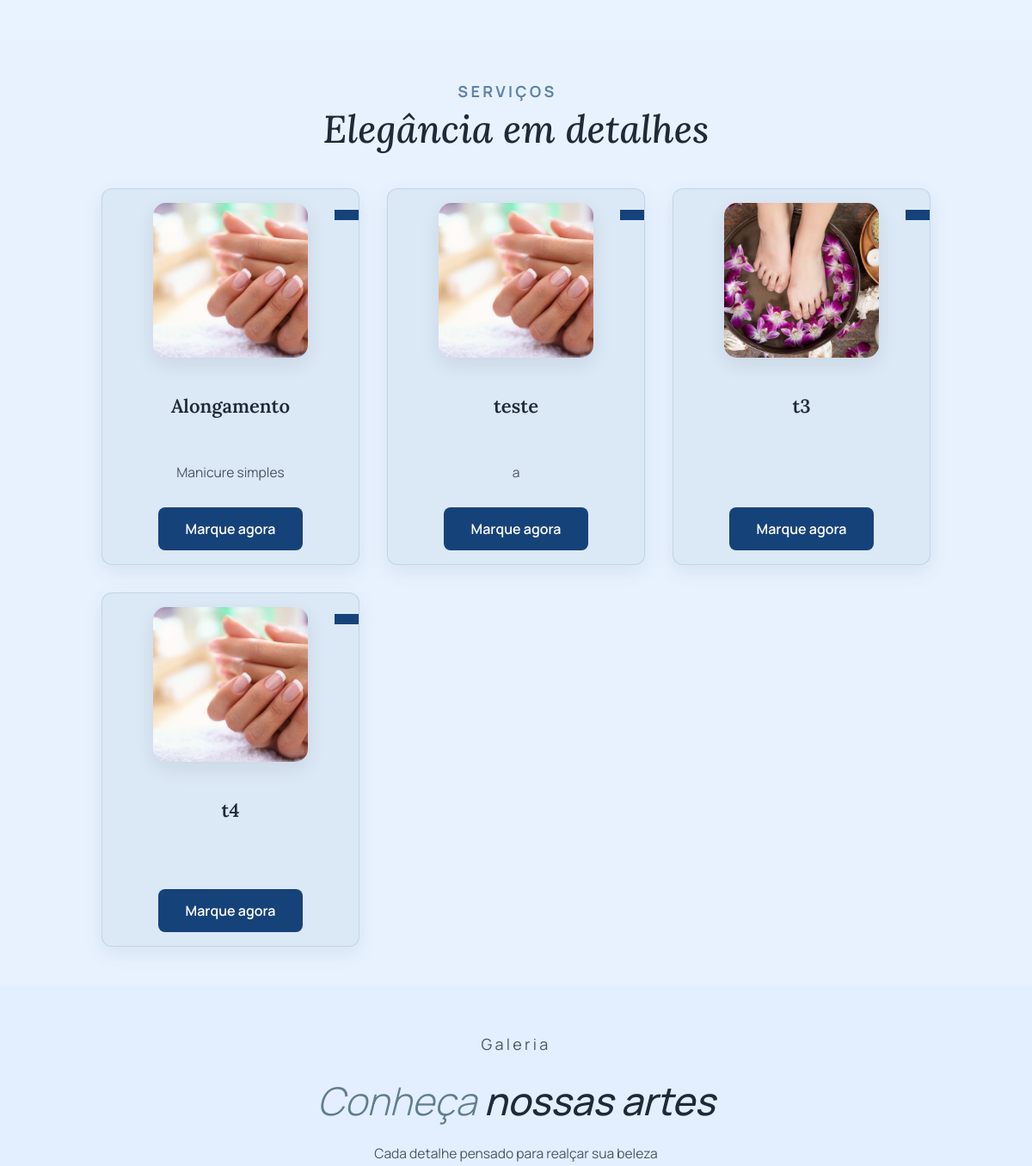
The app's page / (middle part), older data.
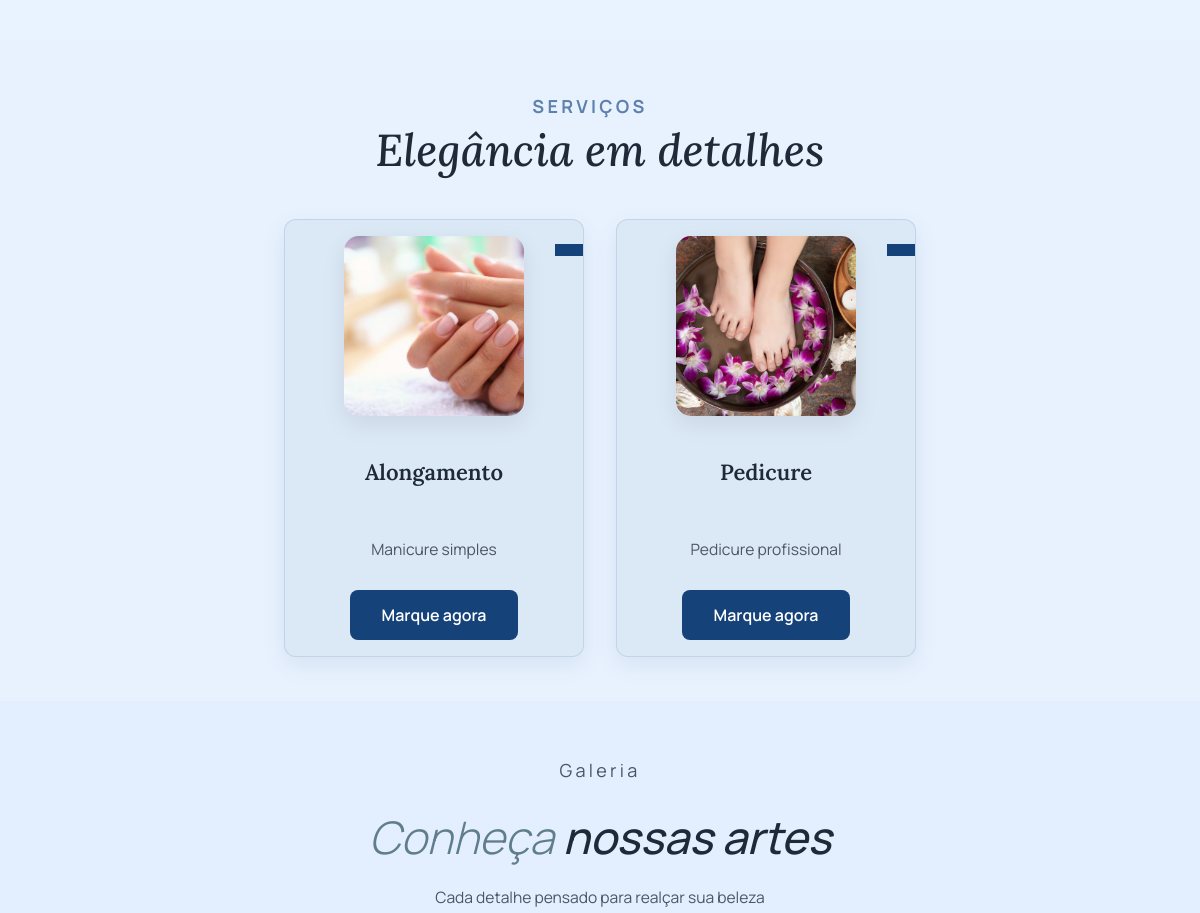
The same page, newer data.
### agendamentos/models.py (models this page shows, shortened)
class Servico(models.Model):
    IMAGENS = [
        ("alongamento.jpg" , "alongamento") ,
        ("pe.avif" , "pedicure") ,
    ]
    nome = models.CharField(max_length=100)
    descricao = models.TextField(blank=True)
    duracao = models.PositiveIntegerField()
    preco = models.DecimalField(max_digits=8 , decimal_places=2)
    ativo = models.BooleanField(default=True)
    foto = models.CharField(max_length=50 , choices=IMAGENS , blank=True)

### agendamentos/views.py (the view)
# urls.py: path('', views.home, name='home'), # o name é usado no html, permitindo trocar o path sem
def home(request):
    servicos = Servico.objects.filter(ativo=True)
    config = ConfiguracaoSite.objects.first()
    dicionario_galeria_alt = {
    "agendamentos/img/galeria/alongamento.jpg": "alongamento",
    "agendamentos/img/galeria/pe.avif": "pe",
    "agendamentos/img/galeria/ambiente_sofisticado.png": "ambiente sofisticado",
    "agendamentos/img/galeria/bioseguranca.png": "biosegurança",
    "agendamentos/img/galeria/foto_servico_manicure.jfif": "manicure",
    "agendamentos/img/galeria/foto_unha_azul.webp": "unha azul",
    "agendamentos/img/galeria/produtos_premium.jfif": "produtos premium"
    }
    return render(request , "agendamentos/home.html" , {
        "servicos" : servicos ,
        "config" : config ,
        "dic_galeria_alt" : dicionario_galeria_alt
    })

### agendamentos/templates/agendamentos/home.html (shortened to what this page needs)
<!DOCTYPE html>
<html lang="pt-br">
<head>
    {%load static %}
    <link rel="stylesheet" href="https://cdnjs.cloudflare.com/ajax/libs/font-awesome/6.5.2/css/all.min.css">
    <link rel="stylesheet" href="{% static 'agendamentos/css/style.css' %}">
</head>
<body>
    <main>
        <section id="beneficios">
            <div class="container">
                <div class="grid_beneficios">
                </div>
            </div>
        </section>
        <section id="servicos">
            <div class="container" >
                <div class="container_flex_titulos">
                    <p class="section_label">Serviços</p>
                    <h2>Elegância em detalhes</h2>
                </div>
                <div class="cards_servicos_grid">
             {% for servico in servicos %}
                 <div class="card_servico">
                     {% if servico.foto %}
                         <img
                            src="{% static 'agendamentos/img/servicos/'|add:servico.foto %}"
                            alt="{{ servico.nome }}"
                         >
                     {% endif %}
                     <h3>{{ servico.nome }}</h3>
                     <p>{{servico.descricao}}</p>
                     <a class="btn-servico" href="#agendamento"> Marque agora </a>
                 </div>
             {% empty %}
                 <p>Nenhum serviço cadastrado ainda.</p>
             {% endfor %}
                </div>
            </div>
        </section>
        <section id="galeria">
            <div class="container  ">
                <div class="container_flex_titulos_galeria">
                    <p class="section-label">Galeria</p>
                    <h2><span>Conheça</span> nossas artes</h2>
                    <p>Cada detalhe pensado para realçar sua beleza</p>
                </div>
            </div>
        </section>
    </main>
</body>
</html>

### agendamentos/static/agendamentos/css/style.css (style rules this page uses)
:root { --cor_fundo: #e8f2ff ; --cor_azul_card: #16427a ; --borda_card: 1px solid rgba(22, 66, 122, 0.12); --raio_pequeno: 8px; --raio_medio: 12px; --raio_grande: 18px; --espaco_medio: 16px; --espaco_grande: 24px; --espaco_extra_grande: 32px; }
html, body { margin: 0; padding: 0; overflow-x: hidden; scroll-behavior: smooth; font-family: "Manrope", sans-serif; color: #1f2937; background-color: var(--cor_fundo) }
* { box-sizing: border-box; }
h2 { font-family: "Lora", serif; font-size: clamp(2rem, 4vw, 2.8rem); font-weight: 500; margin: 8px 0; line-height: 1.1; font-style: italic; }
h3 { font-family: "Lora", serif; font-size: clamp(18px, 2vw, 22px); font-weight: 600; line-height: 1.3; }
p, a, span { font-family: "Manrope", sans-serif; }
p { font-size: clamp(15px, 1.3vw, 17px); line-height: 1.7; color: #4b5563; }
.section_label { font-family: "Manrope", sans-serif; font-size: clamp(0.8rem, 1vw, 0.95rem); font-weight: 700; letter-spacing: 0.18em; text-transform: uppercase; color: #5E81AC; margin: 0 0 8px; }
main { padding-top: 60px; }
section { scroll-margin-top: 40px; width: 100%; padding: clamp(25px, 3vw, 60px) 0; min-height: 65vh; }
.container { width: min(100% - 32px, 1200px); margin-inline: auto; }
.container_flex_titulos { display: flex ; flex-direction: column; align-items: center; text-align: center; margin: 4px 0; }
.container_flex_titulos p { transform: translateX(-10px); margin-bottom: 0; font-size: 18px; }
.container_flex_titulos h2 { margin-top: 4px; }
.grid_beneficios { display: grid ; grid-template-columns: repeat(auto-fit , 240px ); justify-content: center; padding: 16px ; gap:32px ; margin: 8px 0 0 0; }
.cards_servicos_grid { display: grid; grid-template-columns: repeat(auto-fit, minmax(280px, 300px)) ; gap: var(--espaco_extra_grande); justify-content: center; margin-top: 28px; padding: 8px ; }
.card_servico { background-color: #dbe8f6; border: var(--borda_card); box-shadow: 0 8px 25px rgba(15, 47, 95, 0.08); border-radius: var(--raio_medio); display: flex; flex-direction: column; align-items: center; text-align: center; padding: 16px 0; gap: 12px; position: relative; }
.card_servico img { width: 180px; height: 180px; margin-bottom: 8px; border-radius: 15px; box-shadow: 0 8px 25px rgba(0, 0, 0, 0.08); object-fit: cover; }
.card_servico::before { content: ""; position: absolute; top: 24px; right: 0; width: 28px; height: 12px; background-color: var(--cor_azul_card); }
.btn-servico { margin-top: auto; display: inline-block; padding: 14px 32px; background-color: var(--cor_azul_card); color: white; text-decoration: none; font-weight: 600; border-radius: var(--raio_pequeno); transition: 0.3s; }
.container_flex_titulos_galeria { display: flex ; flex-direction: column; align-items: center; text-align: center; }
.container_flex_titulos_galeria .section-label { font-size: clamp(1rem, 1.5vw, 1.2rem); letter-spacing: 0.18em; }
.container_flex_titulos_galeria h2 { font-size: 2.8rem; font-family: Manrope; margin: 8px 0 }
h2 span { color: #607D8B; font-weight: 300; }
#beneficios { background: linear-gradient( to bottom, #f3f8ff, var(--cor_fundo) ); }
#servicos { background-color: var(--cor_fundo); }
#galeria { background-color: #e3efff; }

Row changes from the older to the newer data that the page shows:
removed Servico: foto (picture), nome "teste", descricao "a"
removed Servico: foto (picture), nome "t3"
removed Servico: foto (picture), nome "t4"
added Servico: foto (picture), nome "Pedicure", descricao "Pedicure profissional"
